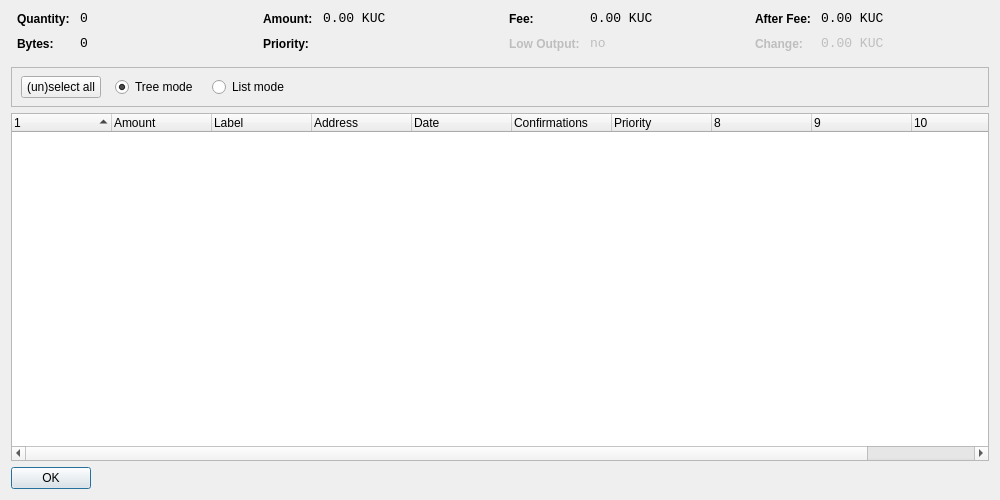
<?xml version="1.0" encoding="UTF-8"?>
<ui version="4.0">
 <class>CoinControlDialog</class>
 <widget class="QDialog" name="CoinControlDialog">
  <property name="geometry">
   <rect>
    <x>0</x>
    <y>0</y>
    <width>1000</width>
    <height>500</height>
   </rect>
  </property>
  <property name="windowTitle">
   <string>Coin Control</string>
  </property>
  <layout class="QVBoxLayout" name="verticalLayout">
   <item>
    <layout class="QHBoxLayout" name="horizontalLayoutTop" stretch="0,0,0,0">
     <property name="topMargin">
      <number>0</number>
     </property>
     <property name="bottomMargin">
      <number>10</number>
     </property>
     <item>
      <layout class="QFormLayout" name="formLayoutCoinControl1">
       <property name="horizontalSpacing">
        <number>10</number>
       </property>
       <property name="verticalSpacing">
        <number>10</number>
       </property>
       <property name="leftMargin">
        <number>6</number>
       </property>
       <property name="rightMargin">
        <number>6</number>
       </property>
       <item row="0" column="0">
        <widget class="QLabel" name="labelCoinControlQuantityText">
         <property name="styleSheet">
          <string notr="true">font-weight:bold;</string>
         </property>
         <property name="text">
          <string>Quantity:</string>
         </property>
        </widget>
       </item>
       <item row="0" column="1">
        <widget class="QLabel" name="labelCoinControlQuantity">
         <property name="font">
          <font>
           <family>Monospace</family>
           <pointsize>10</pointsize>
          </font>
         </property>
         <property name="cursor">
          <cursorShape>IBeamCursor</cursorShape>
         </property>
         <property name="contextMenuPolicy">
          <enum>Qt::ActionsContextMenu</enum>
         </property>
         <property name="text">
          <string notr="true">0</string>
         </property>
         <property name="textInteractionFlags">
          <set>Qt::LinksAccessibleByMouse|Qt::TextSelectableByKeyboard|Qt::TextSelectableByMouse</set>
         </property>
        </widget>
       </item>
       <item row="1" column="0">
        <widget class="QLabel" name="labelCoinControlBytesText">
         <property name="styleSheet">
          <string notr="true">font-weight:bold;</string>
         </property>
         <property name="text">
          <string>Bytes:</string>
         </property>
        </widget>
       </item>
       <item row="1" column="1">
        <widget class="QLabel" name="labelCoinControlBytes">
         <property name="font">
          <font>
           <family>Monospace</family>
           <pointsize>10</pointsize>
          </font>
         </property>
         <property name="cursor">
          <cursorShape>IBeamCursor</cursorShape>
         </property>
         <property name="contextMenuPolicy">
          <enum>Qt::ActionsContextMenu</enum>
         </property>
         <property name="text">
          <string notr="true">0</string>
         </property>
         <property name="textInteractionFlags">
          <set>Qt::LinksAccessibleByMouse|Qt::TextSelectableByKeyboard|Qt::TextSelectableByMouse</set>
         </property>
        </widget>
       </item>
      </layout>
     </item>
     <item>
      <layout class="QFormLayout" name="formLayoutCoinControl2">
       <property name="horizontalSpacing">
        <number>10</number>
       </property>
       <property name="verticalSpacing">
        <number>10</number>
       </property>
       <property name="leftMargin">
        <number>6</number>
       </property>
       <property name="rightMargin">
        <number>6</number>
       </property>
       <item row="0" column="0">
        <widget class="QLabel" name="labelCoinControlAmountText">
         <property name="styleSheet">
          <string notr="true">font-weight:bold;</string>
         </property>
         <property name="text">
          <string>Amount:</string>
         </property>
        </widget>
       </item>
       <item row="0" column="1">
        <widget class="QLabel" name="labelCoinControlAmount">
         <property name="font">
          <font>
           <family>Monospace</family>
           <pointsize>10</pointsize>
          </font>
         </property>
         <property name="cursor">
          <cursorShape>IBeamCursor</cursorShape>
         </property>
         <property name="contextMenuPolicy">
          <enum>Qt::ActionsContextMenu</enum>
         </property>
         <property name="text">
          <string notr="true">0.00 KUC</string>
         </property>
         <property name="textInteractionFlags">
          <set>Qt::LinksAccessibleByMouse|Qt::TextSelectableByKeyboard|Qt::TextSelectableByMouse</set>
         </property>
        </widget>
       </item>
       <item row="1" column="0">
        <widget class="QLabel" name="labelCoinControlPriorityText">
         <property name="styleSheet">
          <string notr="true">font-weight:bold;</string>
         </property>
         <property name="text">
          <string>Priority:</string>
         </property>
        </widget>
       </item>
       <item row="1" column="1">
        <widget class="QLabel" name="labelCoinControlPriority">
         <property name="font">
          <font>
           <family>Monospace</family>
           <pointsize>10</pointsize>
          </font>
         </property>
         <property name="cursor">
          <cursorShape>IBeamCursor</cursorShape>
         </property>
         <property name="contextMenuPolicy">
          <enum>Qt::ActionsContextMenu</enum>
         </property>
         <property name="text">
          <string/>
         </property>
         <property name="textInteractionFlags">
          <set>Qt::LinksAccessibleByMouse|Qt::TextSelectableByKeyboard|Qt::TextSelectableByMouse</set>
         </property>
        </widget>
       </item>
      </layout>
     </item>
     <item>
      <layout class="QFormLayout" name="formLayoutCoinControl3">
       <property name="horizontalSpacing">
        <number>10</number>
       </property>
       <property name="verticalSpacing">
        <number>10</number>
       </property>
       <property name="leftMargin">
        <number>6</number>
       </property>
       <property name="rightMargin">
        <number>6</number>
       </property>
       <item row="0" column="0">
        <widget class="QLabel" name="labelCoinControlFeeText">
         <property name="styleSheet">
          <string notr="true">font-weight:bold;</string>
         </property>
         <property name="text">
          <string>Fee:</string>
         </property>
        </widget>
       </item>
       <item row="0" column="1">
        <widget class="QLabel" name="labelCoinControlFee">
         <property name="font">
          <font>
           <family>Monospace</family>
           <pointsize>10</pointsize>
          </font>
         </property>
         <property name="cursor">
          <cursorShape>IBeamCursor</cursorShape>
         </property>
         <property name="contextMenuPolicy">
          <enum>Qt::ActionsContextMenu</enum>
         </property>
         <property name="text">
          <string notr="true">0.00 KUC</string>
         </property>
         <property name="textInteractionFlags">
          <set>Qt::LinksAccessibleByMouse|Qt::TextSelectableByKeyboard|Qt::TextSelectableByMouse</set>
         </property>
        </widget>
       </item>
       <item row="1" column="0">
        <widget class="QLabel" name="labelCoinControlLowOutputText">
         <property name="enabled">
          <bool>false</bool>
         </property>
         <property name="styleSheet">
          <string notr="true">font-weight:bold;</string>
         </property>
         <property name="text">
          <string>Low Output:</string>
         </property>
        </widget>
       </item>
       <item row="1" column="1">
        <widget class="QLabel" name="labelCoinControlLowOutput">
         <property name="enabled">
          <bool>false</bool>
         </property>
         <property name="font">
          <font>
           <family>Monospace</family>
           <pointsize>10</pointsize>
          </font>
         </property>
         <property name="cursor">
          <cursorShape>IBeamCursor</cursorShape>
         </property>
         <property name="contextMenuPolicy">
          <enum>Qt::ActionsContextMenu</enum>
         </property>
         <property name="text">
          <string notr="true">no</string>
         </property>
         <property name="textInteractionFlags">
          <set>Qt::LinksAccessibleByMouse|Qt::TextSelectableByKeyboard|Qt::TextSelectableByMouse</set>
         </property>
        </widget>
       </item>
      </layout>
     </item>
     <item>
      <layout class="QFormLayout" name="formLayoutCoinControl4">
       <property name="horizontalSpacing">
        <number>10</number>
       </property>
       <property name="verticalSpacing">
        <number>10</number>
       </property>
       <property name="leftMargin">
        <number>6</number>
       </property>
       <property name="rightMargin">
        <number>6</number>
       </property>
       <item row="0" column="0">
        <widget class="QLabel" name="labelCoinControlAfterFeeText">
         <property name="styleSheet">
          <string notr="true">font-weight:bold;</string>
         </property>
         <property name="text">
          <string>After Fee:</string>
         </property>
        </widget>
       </item>
       <item row="0" column="1">
        <widget class="QLabel" name="labelCoinControlAfterFee">
         <property name="font">
          <font>
           <family>Monospace</family>
           <pointsize>10</pointsize>
          </font>
         </property>
         <property name="cursor">
          <cursorShape>IBeamCursor</cursorShape>
         </property>
         <property name="contextMenuPolicy">
          <enum>Qt::ActionsContextMenu</enum>
         </property>
         <property name="text">
          <string notr="true">0.00 KUC</string>
         </property>
         <property name="textInteractionFlags">
          <set>Qt::LinksAccessibleByMouse|Qt::TextSelectableByKeyboard|Qt::TextSelectableByMouse</set>
         </property>
        </widget>
       </item>
       <item row="1" column="0">
        <widget class="QLabel" name="labelCoinControlChangeText">
         <property name="enabled">
          <bool>false</bool>
         </property>
         <property name="styleSheet">
          <string notr="true">font-weight:bold;</string>
         </property>
         <property name="text">
          <string>Change:</string>
         </property>
        </widget>
       </item>
       <item row="1" column="1">
        <widget class="QLabel" name="labelCoinControlChange">
         <property name="enabled">
          <bool>false</bool>
         </property>
         <property name="font">
          <font>
           <family>Monospace</family>
           <pointsize>10</pointsize>
          </font>
         </property>
         <property name="cursor">
          <cursorShape>IBeamCursor</cursorShape>
         </property>
         <property name="contextMenuPolicy">
          <enum>Qt::ActionsContextMenu</enum>
         </property>
         <property name="text">
          <string notr="true">0.00 KUC</string>
         </property>
         <property name="textInteractionFlags">
          <set>Qt::LinksAccessibleByMouse|Qt::TextSelectableByKeyboard|Qt::TextSelectableByMouse</set>
         </property>
        </widget>
       </item>
      </layout>
     </item>
    </layout>
   </item>
   <item>
    <widget class="QFrame" name="frame">
     <property name="minimumSize">
      <size>
       <width>0</width>
       <height>40</height>
      </size>
     </property>
     <property name="frameShape">
      <enum>QFrame::StyledPanel</enum>
     </property>
     <property name="frameShadow">
      <enum>QFrame::Sunken</enum>
     </property>
     <widget class="QWidget" name="horizontalLayoutWidget">
      <property name="geometry">
       <rect>
        <x>10</x>
        <y>0</y>
        <width>781</width>
        <height>41</height>
       </rect>
      </property>
      <layout class="QHBoxLayout" name="horizontalLayoutPanel" stretch="0,0,0,0,0">
       <property name="spacing">
        <number>14</number>
       </property>
       <item>
        <widget class="QPushButton" name="pushButtonSelectAll">
         <property name="sizePolicy">
          <sizepolicy hsizetype="Maximum" vsizetype="Fixed">
           <horstretch>0</horstretch>
           <verstretch>0</verstretch>
          </sizepolicy>
         </property>
         <property name="text">
          <string>(un)select all</string>
         </property>
        </widget>
       </item>
       <item>
        <widget class="QRadioButton" name="radioTreeMode">
         <property name="sizePolicy">
          <sizepolicy hsizetype="Maximum" vsizetype="Fixed">
           <horstretch>0</horstretch>
           <verstretch>0</verstretch>
          </sizepolicy>
         </property>
         <property name="text">
          <string>Tree mode</string>
         </property>
         <property name="checked">
          <bool>true</bool>
         </property>
        </widget>
       </item>
       <item>
        <widget class="QRadioButton" name="radioListMode">
         <property name="sizePolicy">
          <sizepolicy hsizetype="Maximum" vsizetype="Fixed">
           <horstretch>0</horstretch>
           <verstretch>0</verstretch>
          </sizepolicy>
         </property>
         <property name="text">
          <string>List mode</string>
         </property>
        </widget>
       </item>
       <item>
        <spacer name="horizontalSpacer">
         <property name="orientation">
          <enum>Qt::Horizontal</enum>
         </property>
         <property name="sizeHint" stdset="0">
          <size>
           <width>40</width>
           <height>20</height>
          </size>
         </property>
        </spacer>
       </item>
      </layout>
     </widget>
    </widget>
   </item>
   <item>
    <widget class="CoinControlTreeWidget" name="treeWidget">
     <property name="contextMenuPolicy">
      <enum>Qt::CustomContextMenu</enum>
     </property>
     <property name="sortingEnabled">
      <bool>false</bool>
     </property>
     <property name="columnCount">
      <number>11</number>
     </property>
     <attribute name="headerShowSortIndicator" stdset="0">
      <bool>true</bool>
     </attribute>
     <attribute name="headerStretchLastSection">
      <bool>false</bool>
     </attribute>
     <column>
      <property name="text">
       <string/>
      </property>
     </column>
     <column>
      <property name="text">
       <string>Amount</string>
      </property>
     </column>
     <column>
      <property name="text">
       <string>Label</string>
      </property>
     </column>
     <column>
      <property name="text">
       <string>Address</string>
      </property>
     </column>
     <column>
      <property name="text">
       <string>Date</string>
      </property>
     </column>
     <column>
      <property name="text">
       <string>Confirmations</string>
      </property>
      <property name="toolTip">
       <string>Confirmed</string>
      </property>
     </column>
     <column>
      <property name="text">
       <string>Priority</string>
      </property>
     </column>
     <column>
      <property name="text">
       <string/>
      </property>
     </column>
     <column>
      <property name="text">
       <string/>
      </property>
     </column>
     <column>
      <property name="text">
       <string/>
      </property>
     </column>
     <column>
      <property name="text">
       <string/>
      </property>
     </column>
    </widget>
   </item>
   <item>
    <widget class="QDialogButtonBox" name="buttonBox">
     <property name="sizePolicy">
      <sizepolicy hsizetype="Maximum" vsizetype="Fixed">
       <horstretch>0</horstretch>
       <verstretch>0</verstretch>
      </sizepolicy>
     </property>
     <property name="orientation">
      <enum>Qt::Horizontal</enum>
     </property>
     <property name="standardButtons">
      <set>QDialogButtonBox::Ok</set>
     </property>
    </widget>
   </item>
  </layout>
 </widget>
 <customwidgets>
  <customwidget>
   <class>CoinControlTreeWidget</class>
   <extends>QTreeWidget</extends>
   <header>coincontroltreewidget.h</header>
  </customwidget>
 </customwidgets>
 <resources/>
 <connections/>
</ui>
